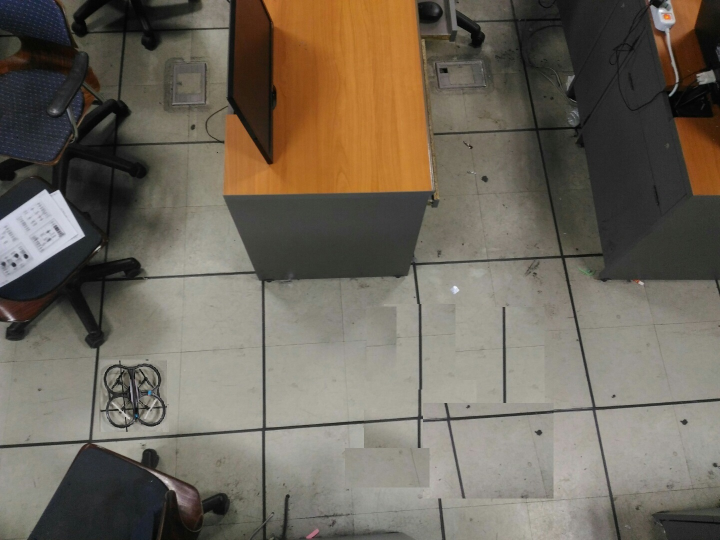
#> input picture server/past/map.jpg, 1440 x 1080 px (shown at 1/2 size)
$ python findLocation.py
#> lines starting #> are read from the running program, lines starting #| are printed output that depends on the picture; after the words box and inside, x2 and y2 are one past the last pixel; in counts of white or black regions, pixels touching at a corner belong together
import numpy as np
import cv2

image = cv2.imread('map.jpg')
#> image is the input picture: shape (1080, 1440, 3); mean B, G, R 90.1, 102.5, 110.2
template = cv2.imread('drone.PNG')
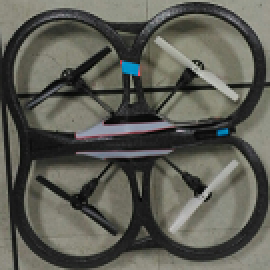
#> input picture server/past/drone.PNG, 135 x 135 px (shown 2 times larger)
#> template is the input picture: shape (135, 135, 3); mean B, G, R 84.4, 92.6, 92.4

# resize images
image = cv2.resize(image, (0,0), fx=0.5, fy=0.5)
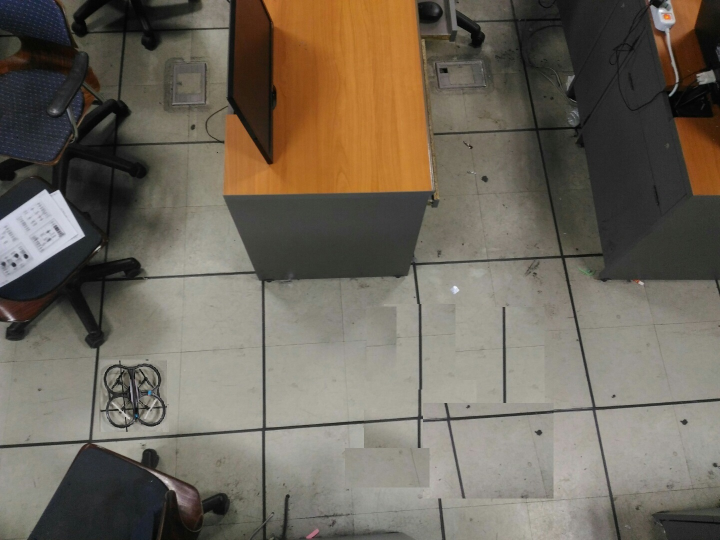
#> image: shape (540, 720, 3); mean B, G, R 90.3, 102.6, 110.3
template = cv2.resize(template, (0,0), fx=0.5, fy=0.5)
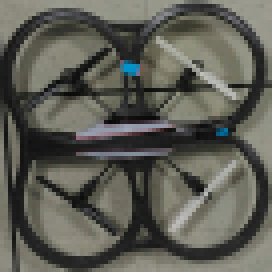
#> template: shape (68, 68, 3) (shown 4 times larger); mean B, G, R 85, 93.3, 93.1

# Convert to grayscale
imageGray = cv2.cvtColor(image, cv2.COLOR_BGR2GRAY)
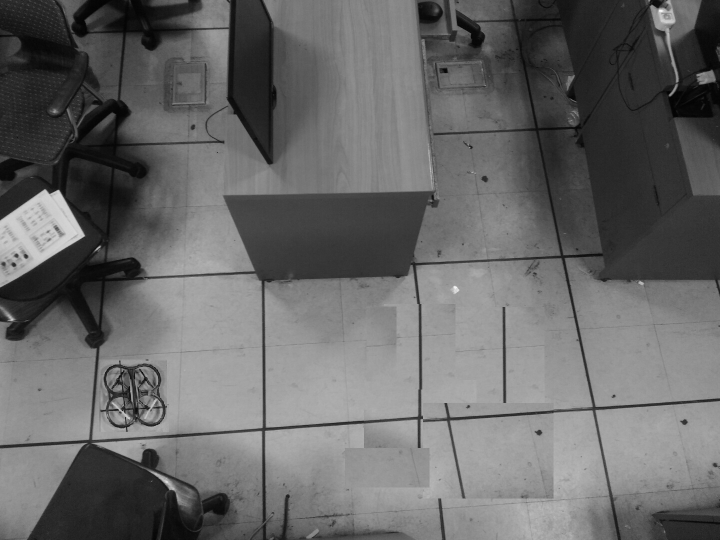
#> imageGray: shape (540, 720); min 3, max 246, mean 103.5
templateGray = cv2.cvtColor(template, cv2.COLOR_BGR2GRAY)

# Find template
result = cv2.matchTemplate(imageGray,templateGray, cv2.TM_CCOEFF)
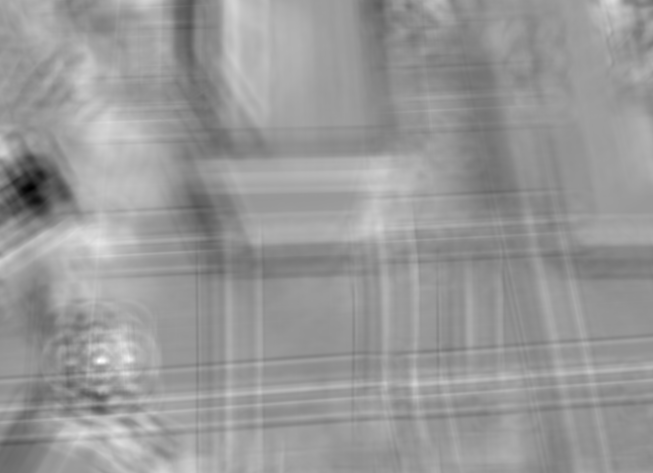
#> result: shape (473, 653) float32; min -4636126, max 3053846.5, mean -32596.9; drawn with min black and max white
min_val, max_val, min_loc, max_loc = cv2.minMaxLoc(result)
#> min_val = -4636126; max_val = 3053846.5; min_loc = (30, 188); max_loc = (99, 360)
top_left = max_loc
#> top_left = (99, 360)
h,w = templateGray.shape
#> h = 68; w = 68
bottom_right = (top_left[0] + w, top_left[1] + h)
#> bottom_right = (167, 428)
cv2.rectangle(image,top_left, bottom_right,(0,0,255),4)
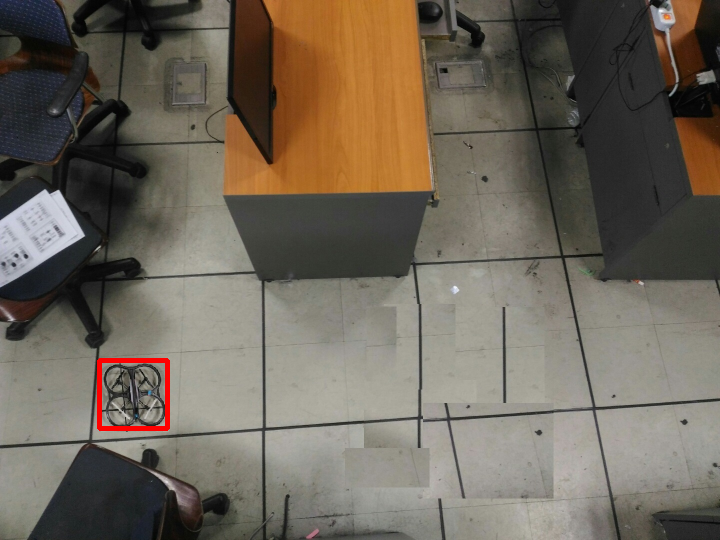
#> image: shape (540, 720, 3); 0.35% of pixels changed, all inside (x1, y1, x2, y2) = (97, 358, 170, 431)

# Show result
cv2.imshow("Template", template)
cv2.imshow("Result", image)

cv2.moveWindow("Template", 10, 50);
cv2.moveWindow("Result", 150, 50);

cv2.waitKey(0)
